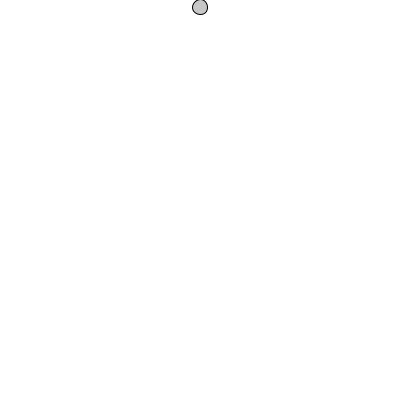
Frame 1 (no input)
Frame 60 (the mouse pressed at the canvas centre just before this capture): identical to frame 1, image omitted
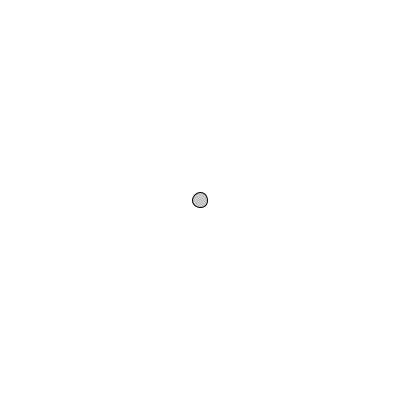
Frame 120 (the mouse held since frame 60 and released just before this capture)

The Processing sketch that drew these frames (run headless with seeded random() and noise(); from frame 60 on, the mouse is pressed at the canvas centre):

// Processing sketch: sketch_140509i
// ── sketch_140509i.pde
int y;
int r=15;

void setup(){
  size(400,400);
  smooth();
}

void draw(){
  background(255);
  fill(200);
  y = mouseY;
  if(mouseY<r/2){
    y = r/2;
  }else if(mouseY > height - r/2){
    y = height - r/2;
  }
  ellipse(width/2,y,r,r);
}
